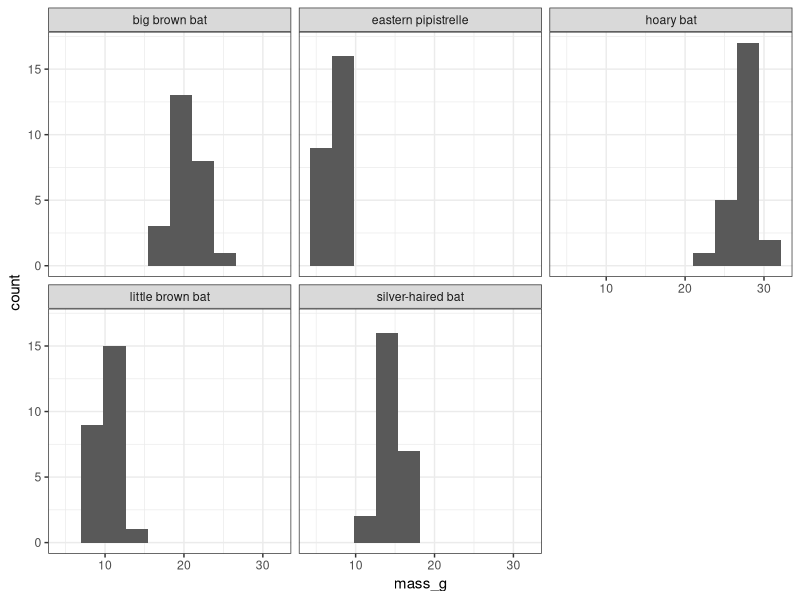
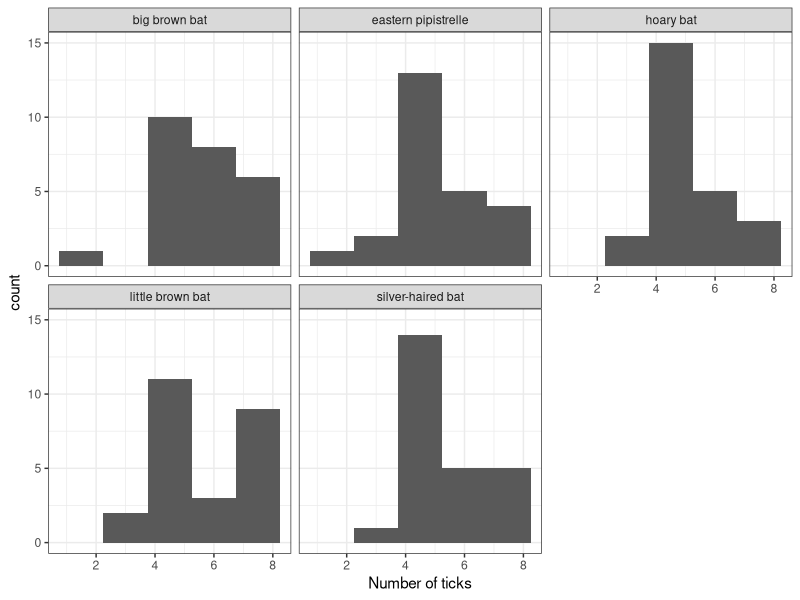
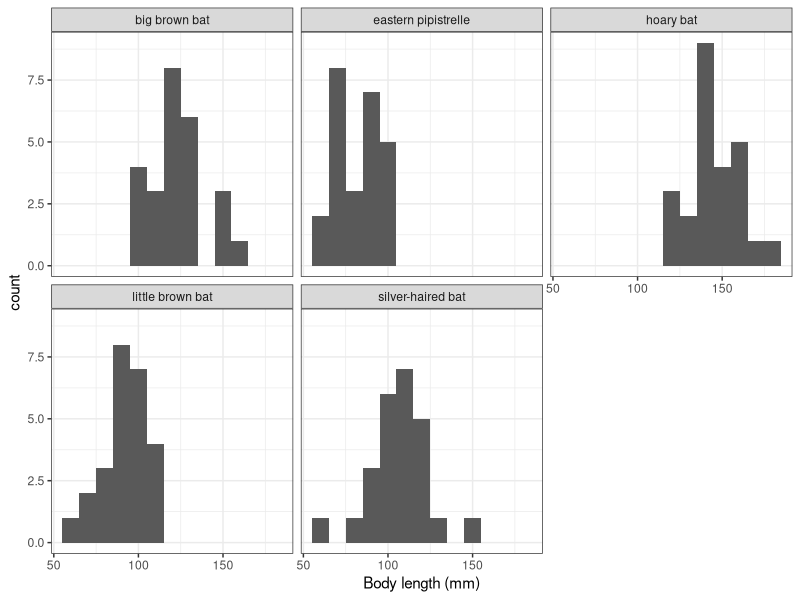
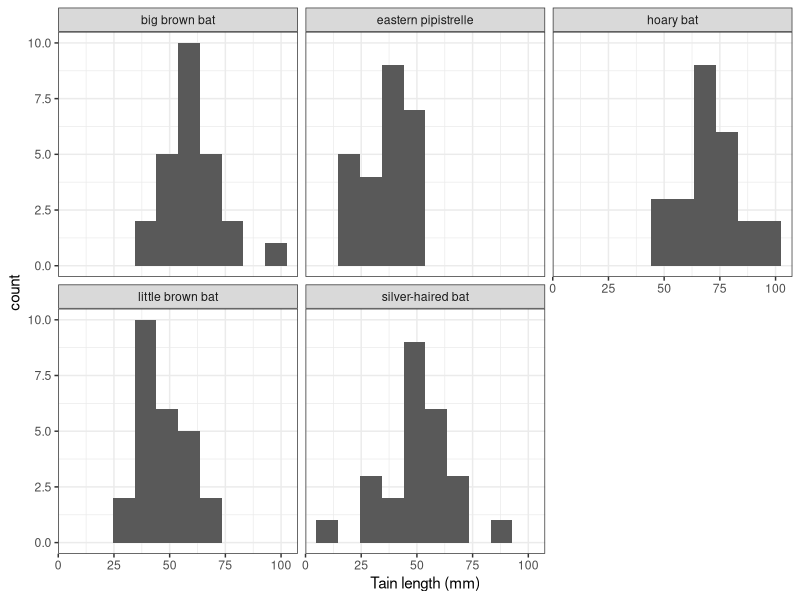
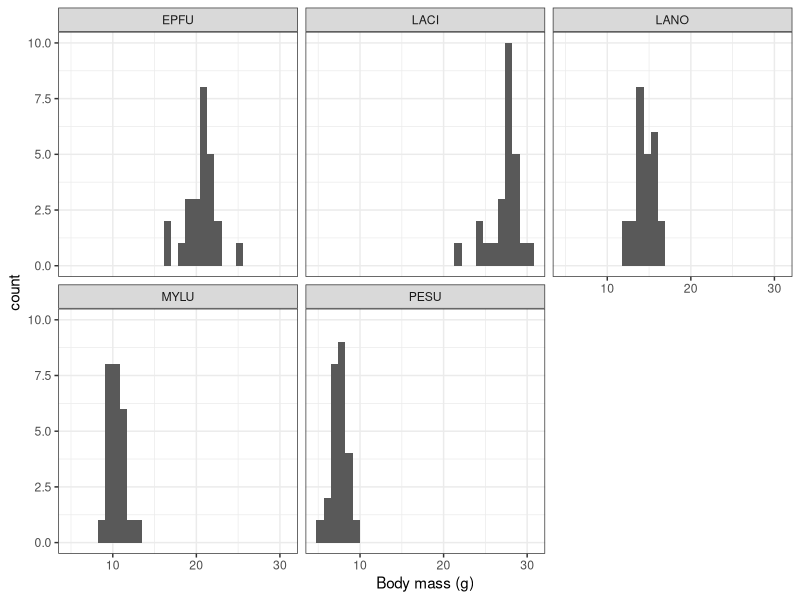
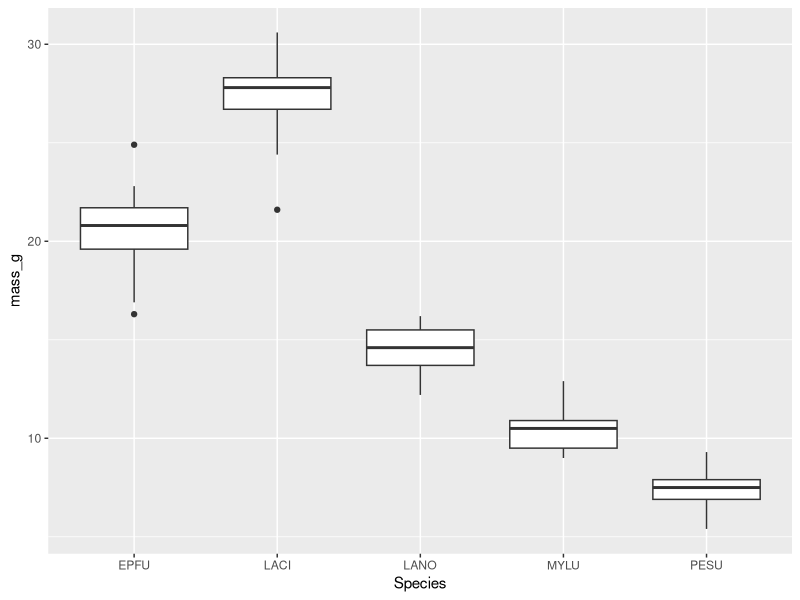
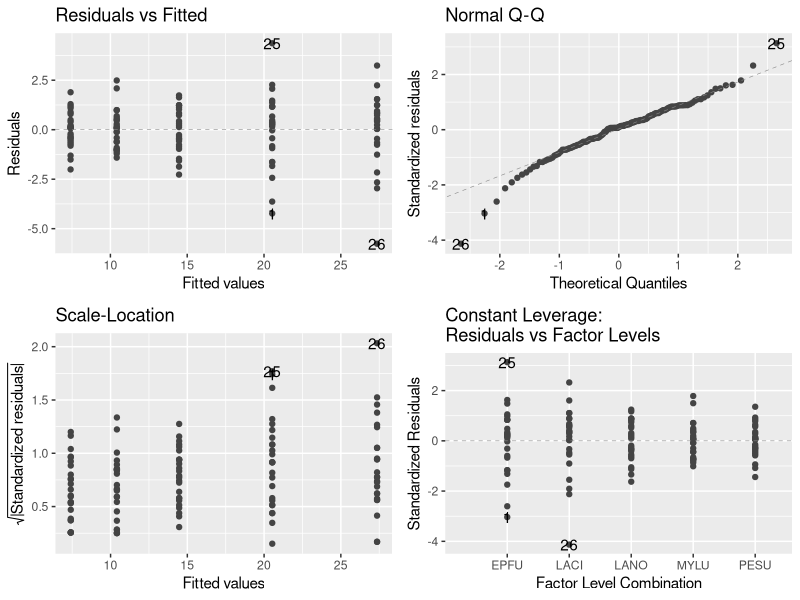
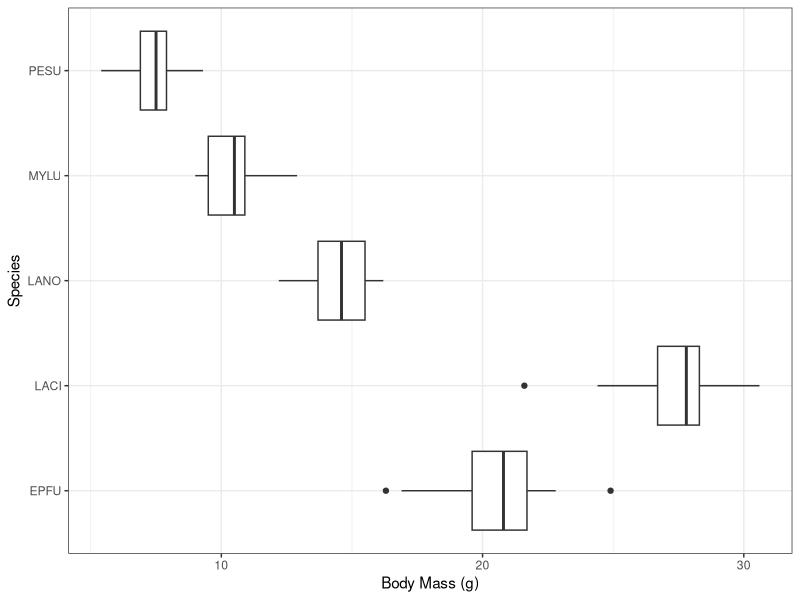

Reproduce these figures in R, in order.
## ---- chunk 1
rm(list = ls()) #clears R's environment

library(ggfortify) #evaluates model assumptions
library(tidyverse) #contains multiple handy packages, like 'ggplot2', which is useful for data visualization
library(here)
## ---- chunk 2
bats <- read.csv(here("Data","bat_data.csv")) 
## ---- chunk 3
str(bats) #provides a structural overview of the dataset
## ---- chunk 4
glimpse(bats) #provides an overview of variables and their types; displays first few rows of data
## ---- chunk 5
bats$Species <- as.factor(bats$Species)
bats$common_name <- as.factor(bats$common_name)
bats$age <- as.factor(bats$age)
bats$sex <- as.factor(bats$sex)
bats$type <- as.factor(bats$type)

#dollar sign refers to the specific variable we are looking at, and 'as.factor()' converts our variables into factors
## ---- chunk 6
glimpse(bats)
## ---- chunk 7
levels(bats$Species)
levels(bats$common_name)
levels(bats$age)
levels(bats$sex)
levels(bats$type)

#levels() is used to view categories/levels of the factors. 
## ---- chunk 8
#histogram of 'mass_g'

ggplot(bats, aes(mass_g)) +
  geom_histogram(bins = 10) +
  facet_wrap(~common_name) +
  theme_bw()
  
#ggplot() dictates a visual characteristics of a plot
#geom_histogram() generates a histogram
#in facet_wrap(~) divides the data by the selected treatment into several histiograms 
#theme_bw - changes the grey background to white
## ---- chunk 9
#histogram of 'tick_num'

ggplot(bats, aes(tick_num)) +
  geom_histogram(bins = 5) +
  facet_wrap(~common_name) +
  xlab("Number of ticks") +
  theme_bw()
  
## ---- chunk 10
#histogram of body_length_mm

ggplot(bats, aes(body_length_mm)) +
  geom_histogram(binwidth = 10) +
  facet_wrap(~common_name) +
  xlab("Body length (mm)") +
  theme_bw()
  
## ---- chunk 11
#histogram of 'tail_length_mm'

ggplot(bats, aes(tail_length_mm)) +
  geom_histogram(bins = 10) +
  facet_wrap(~common_name) +
  xlab("Tain length (mm)") +
  theme_bw()
  
## ---- chunk 12
ggplot(bats, aes(mass_g))+
  geom_histogram(bins = 30)+
  facet_wrap(~Species) +
  xlab("Body mass (g)") +
  theme_bw()

#xlab("...") - renames x-axis
## ---- chunk 13
ggplot(bats, aes(x =Species, y = mass_g)) +
  geom_boxplot() 
## ---- chunk 14
species_mass <- lm(mass_g ~ Species, data = bats)

#lm() function creates a linear model necessary to run the ANOVA test and analyze the relationship between body mass in grams and species of bats. Here by 'data' we are referring to our data frame, which is 'bats'.
## ---- chunk 15
autoplot(species_mass, smooth.colour = NA)

#automatically plots four diagnostic graphs; smooth.coulour = NA removes the colorful trend line 
## ---- chunk 16
anova(species_mass) 
## ---- chunk 17
summary(species_mass) #displays a comprehensive report of the 'species_mass' model; produces a table of the estimates of the coefficients of the line that is the 
## ---- chunk 18
library(emmeans)
species_mean <- emmeans(species_mass, specs = "Species")
summary(species_mean)
## ---- chunk 19
library(multcomp) #'multcomp' package helps perform post-hoc multiple comparisons
## ---- chunk 20
tukey1 <- glht(species_mass, linfct = mcp(Species = "Tukey")) 
  summary(tukey1)

#glht() is used to perform generalized linear hypothesis test
  #mcp(Species = "Tukey") specifies that Tukey's method should be applied to compare all pairs of Species variable. 
## ---- chunk 21
cld(tukey1) #cld stands for "Compact Letter Display" 
## ---- chunk 22
ggplot(bats, aes(x =Species, y = mass_g)) +
  geom_boxplot() +
  xlab("Species") +
  ylab("Body Mass (g)") +
  coord_flip() +
  theme_bw()
## ---- chunk 23
ggplot(bats, aes(body_length_mm))+
  geom_histogram(bins = 10)+
  facet_wrap(~Species) 
## ---- chunk 24
ggplot(bats, aes(x =Species, y = body_length_mm)) +
  geom_boxplot() 
## ---- chunk 25
species_length <- lm(body_length_mm ~ Species, data = bats)

#lm() function creates a linear model necessary to run the ANOVA test and analyze the relationship between body length in mm and species of bats. Here by 'data' we are referring to our data frame, which is 'bats'.

## ---- chunk 26
autoplot(species_length, smooth.colour = NA)

#automatically plots four diagnostic graphs; smooth.coulour = NA removes the colorful trend line 
## ---- chunk 27
anova(species_length)
## ---- chunk 28
summary(species_length)
## ---- chunk 29
library(emmeans)
library(multcomp)
## ---- chunk 30
tukey2 <- glht(species_length, linfct = mcp(Species = "Tukey"))

## ---- chunk 31
cld(tukey2) #Compact Letter Display
## ---- chunk 32
ggplot(bats, aes(x =Species, y = body_length_mm)) +
  geom_boxplot() +
  xlab("Species") +
  ylab("Body Length (mm)") +
  coord_flip() +
  theme_bw()

#coord_flip() flips x- and -y-coordinates for better view 
#x- and ylabs() rename the x- and y-axis 
## ---- chunk 33
tick_sex_age <- bats |> 
  group_by(age, sex) |>
  summarise(total_ticks = sum(tick_num))

#this dataset will be divided into subsets based on two variables: sex and age.
#sum(tick_num) calculates the sum of tick numbers for each group
## ---- chunk 34
ggplot(tick_sex_age, aes(x = age, y = total_ticks, fill = sex)) +
  geom_bar(stat = 'identity', position = 'dodge') 
## ---- chunk 35
sex_age_mat <- xtabs(total_ticks ~ age + sex,
                  data = tick_sex_age)
#'xtabs() creates a contingency table, which summarizes the relationship between age and sex in terms of the total number of ticks present on the bats

sex_age_mat #shows the matrix/table with values below
## ---- chunk 36
chisq.test(sex_age_mat)
## ---- chunk 37
ggplot(tick_sex_age, aes(x = age, y = total_ticks, fill = sex)) +
  geom_bar(stat = 'identity', position = 'dodge') +
  scale_fill_manual(values = c(female = "pink", male = "lightblue")) +
  xlab("Age Group") +
  ylab("Total Ticks") +
  theme_bw()

#stat = 'identity' means that the bar's height reflects the actual value in the dataset
#position = 'dodge' is used to position the bars side by side for each group
#scale_fill_manual() is used to customize the colors of the bars based on sex and the colors I provided
## ---- chunk 38
ggplot(bats, 
       aes(x = body_length_mm, y = tail_length_mm)) +
  geom_point()
## ---- chunk 39
mod_body_tail <- lm(body_length_mm ~ tail_length_mm,
                    data = bats)
#this code creates a linear model to explore the relationship between body length and tail length in bats. 
## ---- chunk 40
autoplot(mod_body_tail, smooth.colour = NA)
## ---- chunk 41
summary(mod_body_tail)
## ---- chunk 42
ggplot(bats, 
       aes(x = body_length_mm, y = tail_length_mm)) +
  geom_point() +
  xlab("Body Length (mm)") +
  ylab("Tail Length (mm)") +
  theme_bw()
